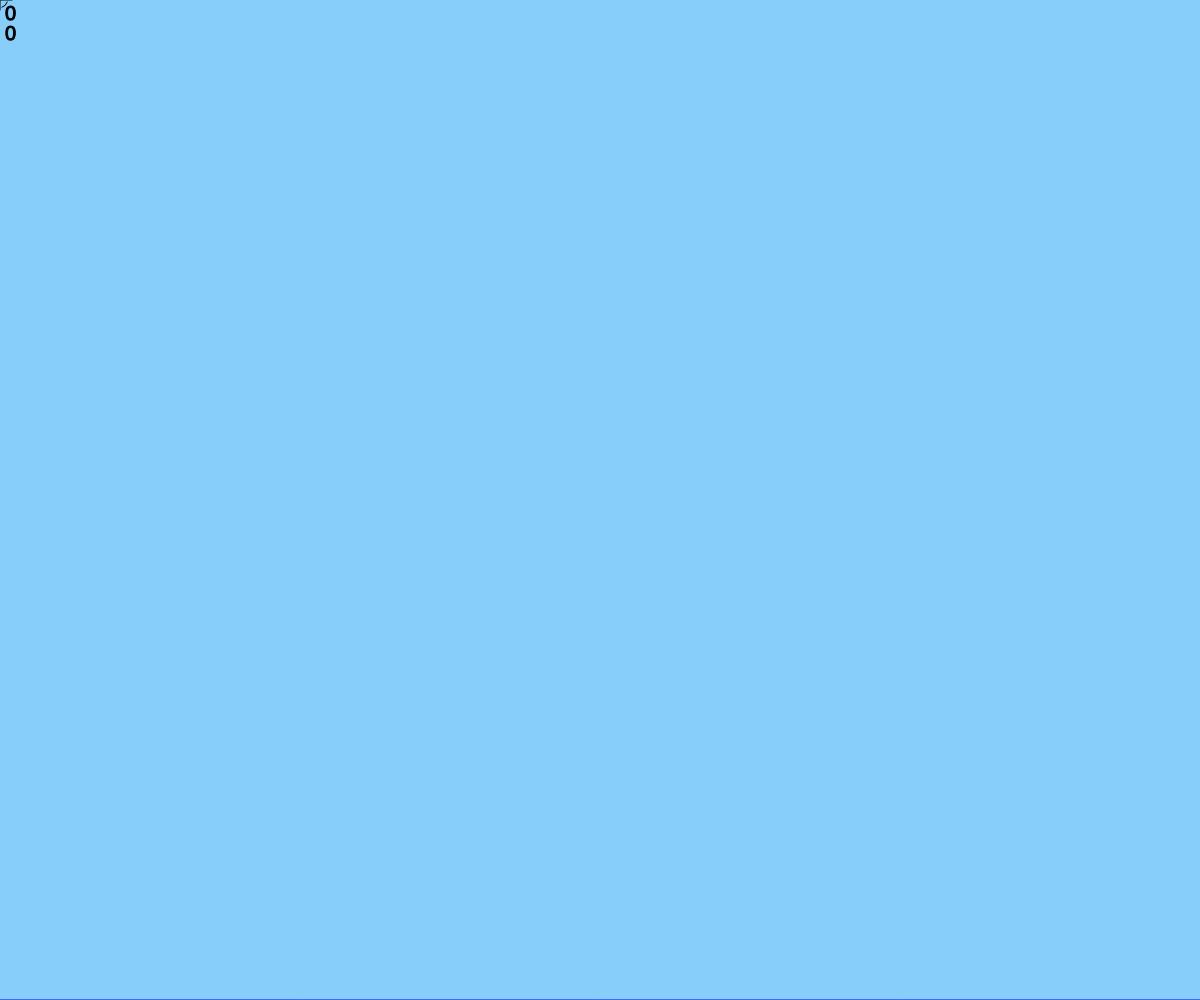
Frame 1 (no input)
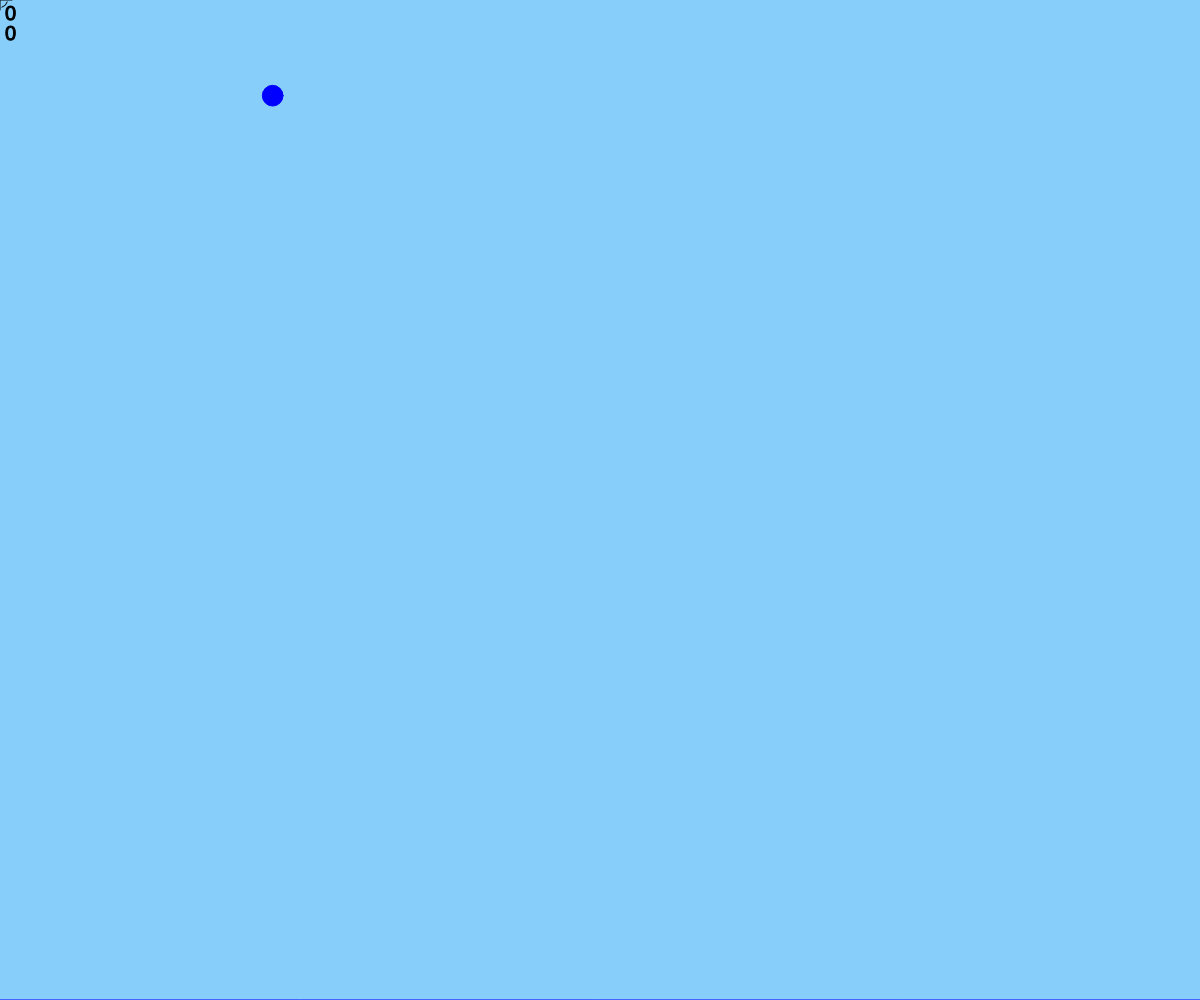
Frame 60 (no input)
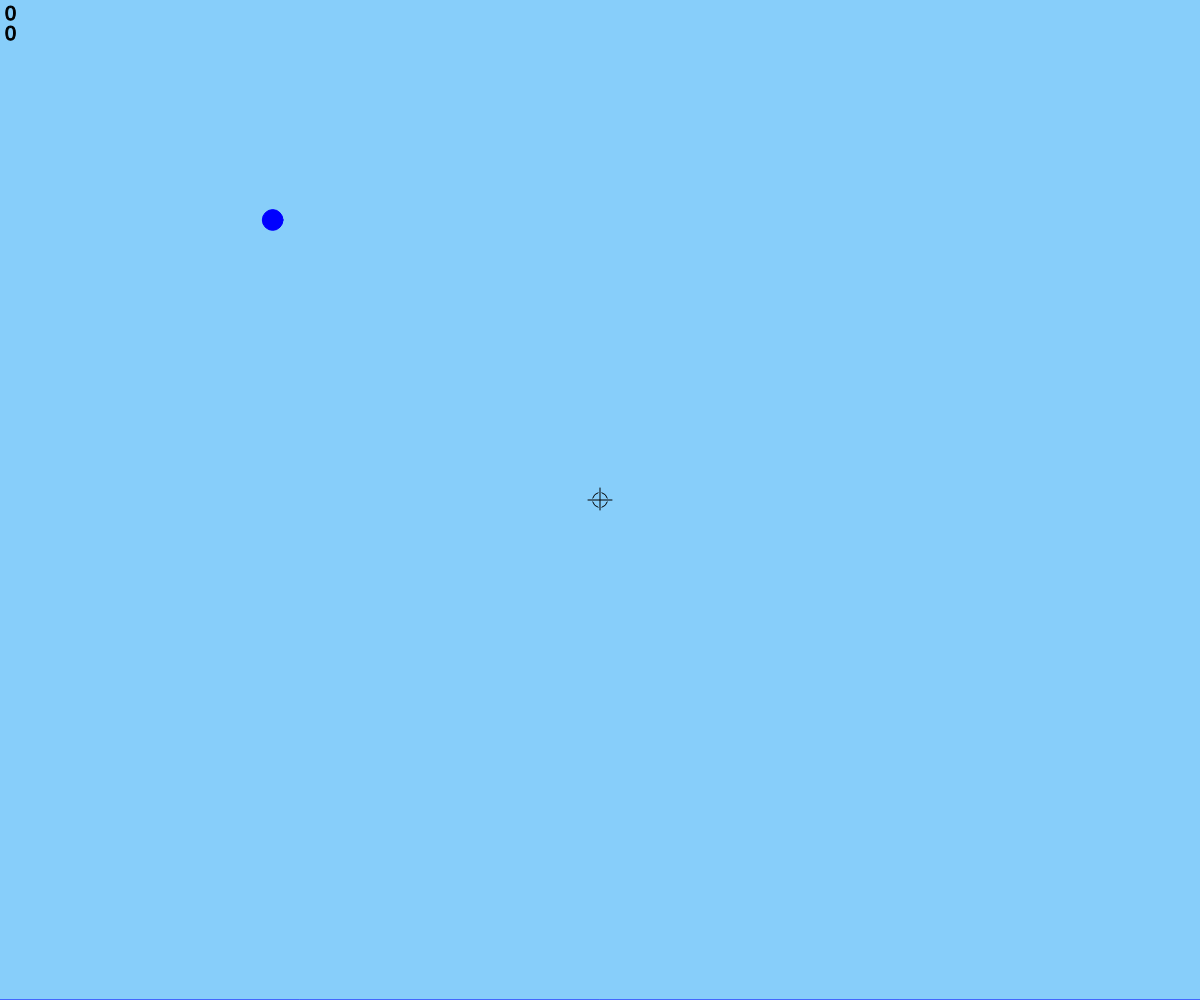
Frame 120 (the mouse pressed at the canvas centre since frame 60)

The p5.js sketch that drew these frames (run headless with seeded random() and noise() and a simulated clock; from frame 60 on, the mouse is pressed at the canvas centre):

// p5.js sketch
// ── sketch.js
var bubbles = []
var score
var vol
var lvl
var mode
var bubmin
var bubmax
var rtop

function setup() {
  createCanvas(windowWidth, windowHeight);
  background("lightskyblue");
  textAlign(CENTER);
  textSize(height / 1.9);
  fill("White");
  text("Bubble", width / 2, (height / 2.4));
  text("Hunter", width / 2, height * .82);
  textSize(height / 10);
  text("Game is Loading...", width / 2, height * .95);
  score = 1
  textAlign(LEFT)
  textSize(height / 20);
  vol = 0
  lvl = 0
  mode = "game"
  bubmin = 10
  bubmax = 25
}

function draw() {
  rtop = height - (vol / (width / 50))
  if (mode == "game") {
    Scene();
    fill("blue")
    stroke("blue")
    for (var i = 0; i < bubbles.length; i++) {
      bubbles[i].disp()
      bubbles[i].move()
    }
    if (score - lvl > score / 2) {
      lvl = score
      bubbles.push(new Bubble());
    }
    Crosshairs(mouseX, mouseY);
    stroke("black")
    fill("black")
    textSize(20)
    textAlign(LEFT);
    text(round(score / 10), 5, 20)
    text(abs(round(((rtop / height) * 100) - 100)), 5, 40)
    if (rtop <= 0) {
      mode = "end"
    }
  } else if (mode == "end") {
    background("blue");
    stroke("white")
    textAlign(CENTER);
    textSize(height * .45);
    fill("White");
    text("Game", width / 2, height * .37);
    text("Over", width / 2, height * .73);
    textSize(height * .1);
    text(concat("Score = ", round(score / 10)), width / 2, height * .84);
    textSize(height * .07);
    text("Click mouse to continue.", width / 2, height * .93);
    if (mouseIsPressed === true) {
      mode = "game"
      bubbles = []
      vol = 0
      lvl = 0
      score = 1
    }
  }
}

function Scene() {
  background("lightskyblue");
  fill("blue");
  stroke("blue");
  rect(0, rtop, width, height);
}

function Crosshairs(X, Y) {
  noFill();
  stroke("black");
  for (var i = 0; i < 4; i++)
    arc(X, Y, 15, 15, (i * 1.5708) + 0.261799, ((i + 1) * 1.5708) - 0.261799); //arc is 70 degrees, with 15 degree offset - numbers are in radians
  //                  (i * 90°   ) + 15°     , ((i + 1) * 90°     - 15°
  line(X + 12, Y, X - 12, Y)
  line(X, Y - 12, X, Y + 10)
}

function mousePressed() {
  for (var i = 0; i < bubbles.length; i++) {
    if (dist(bubbles[i].x, bubbles[i].y, mouseX, mouseY) < (bubbles[i].sze / 2) + 5) {
      score = score + (bubmax - bubbles[i].sze)
      bubbles.splice(i, 1)
      bubbles.push(new Bubble());
    }
  }
}
// ── Bubble.js
function Bubble() {
  this.sze = random(bubmin, bubmax)
  this.x = random(bubmax * 2, width - (bubmax * 2))
  this.y = 0 - random(this.sze, this.sze + 5)
  this.disp = function() {
    ellipse(this.x, this.y, this.sze)
  }
  this.move = function() {
    this.y = this.y + (this.sze * (height / 10000)) + (score / 10000)
    if (this.y + (this.sze / 2) > rtop) {
      vol = vol + (3.14159 * (this.sze / 2) * (this.sze / 2))
      this.sze = random(bubmin, bubmax)
      this.x = random(this.sze, width - this.sze)
      this.y = this.sze
    }
  }
}
// ── bubble.css
body {
  text-align: center;
  color: blue;
  background-color: lightskyblue;
  margin: auto;
}

canvas {
  border: 1pt solid black;
  text-align: CENTER;
  margin: auto;
}

a {
  color: blue;
}

article {
  background-color: lightskyblue;
}

button {
  margin: auto;
}
// ── construtors.js
function Bubble() {
  this.sze = random(bubmin, bubmax)
  this.x = random(this.sze * 2, width - (this.sze * 2))//make sure that the bubble does not extend past the edges of the canvas
  this.y = 0 - random(this.sze, this.sze + 5) // makes a random increment between when the bubble is destroyed and the next one appears
  this.move = function() { //move the bubble
    this.y = this.y + (this.sze * (height / 10000)) + (score / 10000)
    if (this.y + (this.sze / 2) > rtop) {
      vol = vol + (3.14159 * (this.sze / 2) * (this.sze / 2))
      this.sze = random(bubmin, bubmax)
      this.x = random(this.sze, width - this.sze)
      this.y = this.sze
    }
  }
  this.disp = function() { //draw the bubble on the screen
    ellipse(this.x, this.y, this.sze)
  }
}

function Crosshairs(X, Y) { //draw the crosshairs
  //seperate function is used so that the coorodonates wil be the same for all the parts
  noFill();
  stroke("black");
  for (var i = 0; i < 4; i++) { // make the circle, with breaks
    arc(X, Y, 15, 15, (i * 90) + 15, ((i + 1) * 90) - 15); //arc is 70 degrees, with 15 degree offset
  }
  //<make the crossing lines>
  line(X + 12, Y, X - 12, Y)
  line(X, Y - 12, X, Y + 10)
    //</make the crossing lines>
}
